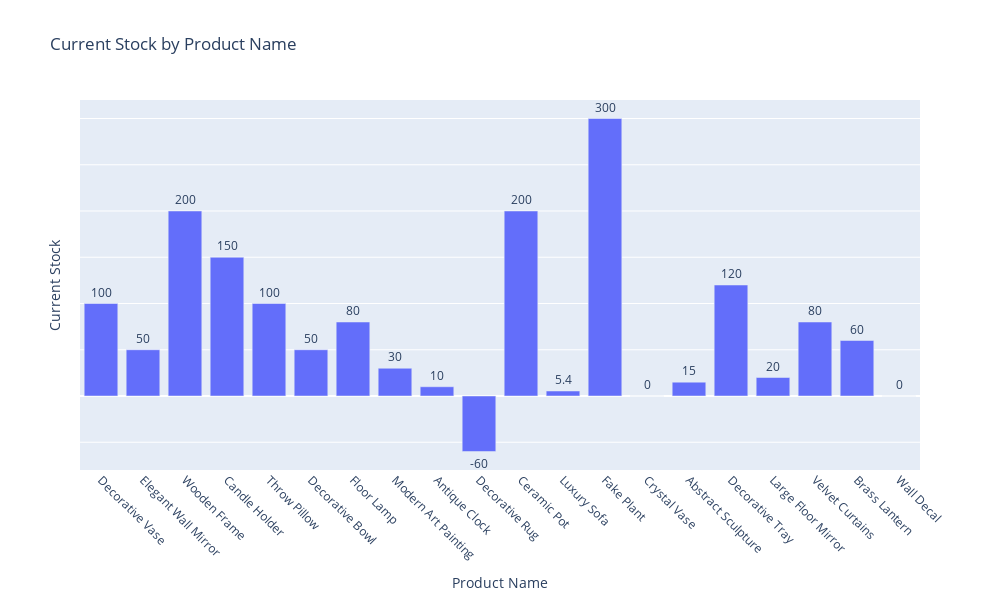

This figure's notebook cell:
### Code cell
# Convert 'Current Stock' to numeric
deco_product['Current Stock'] = pd.to_numeric(deco_product['Current Stock'])

# Bar chart for Current Stock by Product Name
current_stock_by_product = px.bar(
    deco_product, x='Product Name', y='Current Stock',
    title='Current Stock by Product Name',
    labels={'Product Name': 'Product Name', 'Current Stock': 'Current Stock'},
    text='Current Stock', width=1000, height=600)

# Hide the y-axis numbers
current_stock_by_product.update_yaxes(showticklabels=False)

# Rotate the x-axis labels
current_stock_by_product.update_xaxes(tickangle=45)

# Show the current stock on top of each bar
current_stock_by_product.update_traces(texttemplate='%{text}', textposition='outside')
current_stock_by_product.show()

### Figure 1 — Plotly figure (JSON) as saved in the notebook; plotly's stock layout.template omitted (floating-point values rounded to 4 significant figures)
{"data": [{"alignmentgroup": "True", "hovertemplate": "Product Name=%{x}<br>Current Stock=%{text}<extra></extra>", "legendgroup": "", "marker": {"color": "#636efa", "pattern": {"shape": ""}}, "name": "", "offsetgroup": "", "orientation": "v", "showlegend": false, "text": [100, 50, 200, 150, 100, 50, 80, 30, 10, -60, 200, 5.4, 300, 0, 15, 120, 20, 80, 60, 0], "textposition": "outside", "texttemplate": "%{text}", "type": "bar", "x": ["Decorative Vase", "Elegant Wall Mirror", "Wooden Frame", "Candle Holder", "Throw Pillow", "Decorative Bowl", "Floor Lamp", "Modern Art Painting", "Antique Clock", "Decorative Rug", "Ceramic Pot", "Luxury Sofa", "Fake Plant", "Crystal Vase", "Abstract Sculpture", "Decorative Tray", "Large Floor Mirror", "Velvet Curtains", "Brass Lantern", "Wall Decal"], "xaxis": "x", "y": [100, 50, 200, 150, 100, 50, 80, 30, 10, -60, 200, 5.4, 300, 0, 15, 120, 20, 80, 60, 0], "yaxis": "y"}], "layout": {"barmode": "relative", "height": 600, "legend": {"tracegroupgap": 0}, "title": {"text": "Current Stock by Product Name"}, "width": 1000, "xaxis": {"anchor": "y", "domain": [0, 1], "tickangle": 45, "title": {"text": "Product Name"}}, "yaxis": {"anchor": "x", "domain": [0, 1], "showticklabels": false, "title": {"text": "Current Stock"}}}}
